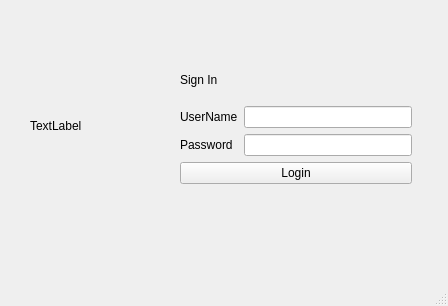
<?xml version="1.0" encoding="UTF-8"?>
<ui version="4.0">
 <class>MainWindow</class>
 <widget class="QMainWindow" name="MainWindow">
  <property name="geometry">
   <rect>
    <x>0</x>
    <y>0</y>
    <width>448</width>
    <height>306</height>
   </rect>
  </property>
  <property name="windowTitle">
   <string>MainWindow</string>
  </property>
  <widget class="QWidget" name="centralwidget">
   <widget class="QWidget" name="layoutWidget">
    <property name="geometry">
     <rect>
      <x>180</x>
      <y>60</y>
      <width>232</width>
      <height>124</height>
     </rect>
    </property>
    <layout class="QGridLayout" name="gridLayout">
     <item row="3" column="0">
      <widget class="QLabel" name="label_2">
       <property name="text">
        <string>Password</string>
       </property>
      </widget>
     </item>
     <item row="2" column="0">
      <widget class="QLabel" name="label">
       <property name="text">
        <string>UserName</string>
       </property>
      </widget>
     </item>
     <item row="3" column="1">
      <widget class="QLineEdit" name="lineEdit_password">
       <property name="echoMode">
        <enum>QLineEdit::Password</enum>
       </property>
      </widget>
     </item>
     <item row="2" column="1">
      <widget class="QLineEdit" name="lineEdit_username"/>
     </item>
     <item row="4" column="0" colspan="2">
      <widget class="QPushButton" name="pushButton">
       <property name="text">
        <string>Login</string>
       </property>
      </widget>
     </item>
     <item row="1" column="0">
      <widget class="QLabel" name="label_3">
       <property name="text">
        <string>Sign In</string>
       </property>
      </widget>
     </item>
    </layout>
   </widget>
   <widget class="QLabel" name="label_pic">
    <property name="geometry">
     <rect>
      <x>30</x>
      <y>70</y>
      <width>101</width>
      <height>111</height>
     </rect>
    </property>
    <property name="text">
     <string>TextLabel</string>
    </property>
   </widget>
  </widget>
  <widget class="QMenuBar" name="menubar">
   <property name="geometry">
    <rect>
     <x>0</x>
     <y>0</y>
     <width>448</width>
     <height>26</height>
    </rect>
   </property>
  </widget>
  <widget class="QStatusBar" name="statusbar"/>
 </widget>
 <resources/>
 <connections/>
</ui>
